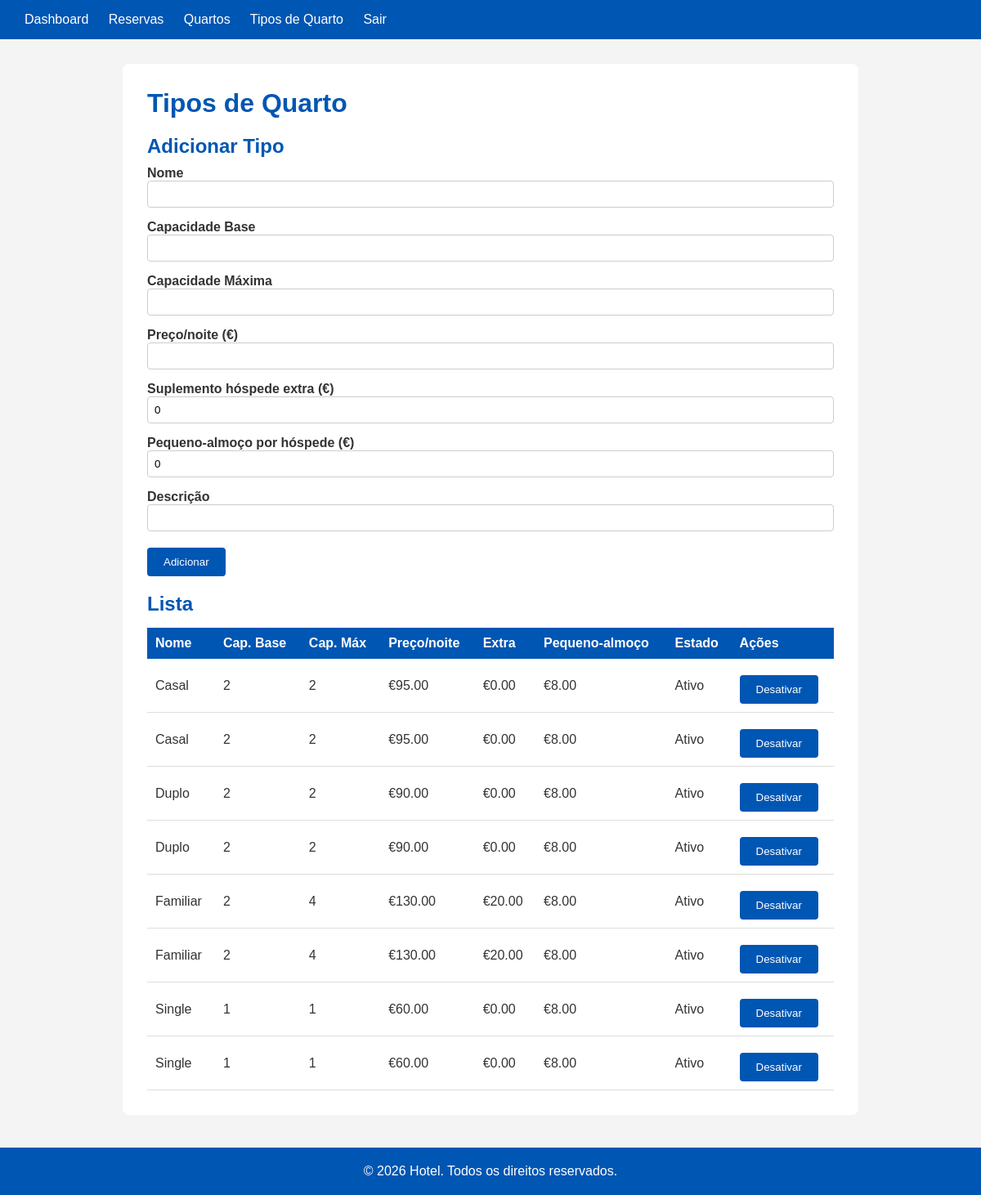
Page /admin/tipos-quarto.php (signed in) on the committed database.
### tables this page shows
CREATE TABLE `tipos_quarto` (
  `id` int(11) NOT NULL AUTO_INCREMENT,
  `nome` varchar(80) NOT NULL,
  `capacidade_base` int(11) NOT NULL,
  `capacidade_maxima` int(11) NOT NULL,
  `preco_diaria` decimal(8,2) NOT NULL,
  `preco_hospede_extra` decimal(8,2) NOT NULL DEFAULT 0.00,
  `preco_pequeno_almoco` decimal(8,2) NOT NULL DEFAULT 0.00,
  `descricao` text DEFAULT NULL,
  `ativo` tinyint(1) NOT NULL DEFAULT 1,
  PRIMARY KEY (`id`)
);

### includes/helpers.php (called while the page is built, shortened)
<?php
 function h($texto) {
     return htmlspecialchars($texto, ENT_QUOTES, 'UTF-8');
 }
 ?>

### admin/tipos-quarto.php (the view, shortened to what this page needs)
<?php
 require_once '../includes/db.php';
 require_once '../includes/helpers.php';
 $tipos = mysqli_query($conn, "SELECT * FROM tipos_quarto ORDER BY nome");
 ?>
 <!DOCTYPE html>
 <html lang="pt">
 <head>
     <link rel="stylesheet" href="../includes/style.css">
 </head>
 <body>
     <header>
         <a href="index.php">Dashboard</a>
         <a href="reservas.php">Reservas</a>
         <a href="quartos.php">Quartos</a>
         <a href="tipos-quarto.php">Tipos de Quarto</a>
         <a href="../auth/logout.php">Sair</a>
     </header>
     <main>
         <h1>Tipos de Quarto</h1>
         <h2>Adicionar Tipo</h2>
         <form method="POST">
             <label>Nome <input type="text" name="nome" required></label>
             <label>Capacidade Base <input type="number" name="capacidade_base" min="1" required></label>
             <label>Capacidade Máxima <input type="number" name="capacidade_maxima" min="1" required></label>
             <label>Preço/noite (€) <input type="number" name="preco_diaria" step="0.01" min="0" required></label>
             <label>Suplemento hóspede extra (€) <input type="number" name="preco_hospede_extra" step="0.01" min="0" value="0"></label>
             <label>Pequeno-almoço por hóspede (€) <input type="number" name="preco_pequeno_almoco" step="0.01" min="0" value="0"></label>
             <label>Descrição <input type="text" name="descricao"></label>
             <button type="submit">Adicionar</button>
         </form>
         <h2>Lista</h2>
         <table>
             <tr>
                 <th>Nome</th>
                 <th>Cap. Base</th>
                 <th>Cap. Máx</th>
                 <th>Preço/noite</th>
                 <th>Extra</th>
                 <th>Pequeno-almoço</th>
                 <th>Estado</th>
                 <th>Ações</th>
             </tr>
             <?php while ($t = mysqli_fetch_assoc($tipos)): ?>
             <tr>
                 <td><?= h($t['nome']) ?></td>
                 <td><?= $t['capacidade_base'] ?></td>
                 <td><?= $t['capacidade_maxima'] ?></td>
                 <td>€<?= number_format($t['preco_diaria'], 2) ?></td>
                 <td>€<?= number_format($t['preco_hospede_extra'], 2) ?></td>
                 <td>€<?= number_format($t['preco_pequeno_almoco'], 2) ?></td>
                 <td><?= $t['ativo'] ? 'Ativo' : 'Inativo' ?></td>
                 <td>
                     <?php if ($t['ativo']): ?>
                         <form method="POST" style="display:inline">
                             <button type="submit">Desativar</button>
                         </form>
                     <?php endif; ?>
                 </td>
             </tr>
             <?php endwhile; ?>
         </table>
     </main>
     <footer>
         <p>&copy; 2026 Hotel. Todos os direitos reservados.</p>
     </footer>
 </body>
 </html>

### includes/style.css (style rules this page uses)
* { margin: 0; padding: 0; box-sizing: border-box; }
body { font-family: Arial, sans-serif; background-color: #f4f4f4; color: #333; }
header, nav.topo { background-color: #0056b3; padding: 15px 30px; color: white; }
header a, nav.topo a { color: white; text-decoration: none; margin-right: 20px; }
main { max-width: 900px; margin: 30px auto; background: white; padding: 30px; border-radius: 8px; }
h1 { color: #0056b3; margin-bottom: 20px; }
h2 { color: #0056b3; margin: 20px 0 10px; }
table { width: 100%; border-collapse: collapse; margin-top: 15px; }
table th { background-color: #0056b3; color: white; padding: 10px; text-align: left; }
table td { padding: 10px; border-bottom: 1px solid #ddd; }
form label { display: block; margin: 10px 0 5px; font-weight: bold; }
form input, form select { width: 100%; padding: 8px; border: 1px solid #ccc; border-radius: 4px; margin-bottom: 5px; }
button[type="submit"], .btn { background-color: #0056b3; color: white; padding: 10px 20px; border: none; border-radius: 4px; cursor: pointer; margin-top: 10px; }
a { color: #0056b3; }
footer { text-align: center; padding: 20px; background-color: #0056b3; color: white; margin-top: 40px; }

### rows in the picture
tipos_quarto: nome "Casal", capacidade_base "2", capacidade_maxima "2", preco_diaria "95.00", preco_hospede_extra "0.00", preco_pequeno_almoco "8.00", ativo "Ativo"
tipos_quarto: nome "Casal", capacidade_base "2", capacidade_maxima "2", preco_diaria "95.00", preco_hospede_extra "0.00", preco_pequeno_almoco "8.00", ativo "Ativo"
tipos_quarto: nome "Duplo", capacidade_base "2", capacidade_maxima "2", preco_diaria "90.00", preco_hospede_extra "0.00", preco_pequeno_almoco "8.00", ativo "Ativo"
tipos_quarto: nome "Duplo", capacidade_base "2", capacidade_maxima "2", preco_diaria "90.00", preco_hospede_extra "0.00", preco_pequeno_almoco "8.00", ativo "Ativo"
tipos_quarto: nome "Familiar", capacidade_base "2", capacidade_maxima "4", preco_diaria "130.00", preco_hospede_extra "20.00", preco_pequeno_almoco "8.00", ativo "Ativo"
tipos_quarto: nome "Familiar", capacidade_base "2", capacidade_maxima "4", preco_diaria "130.00", preco_hospede_extra "20.00", preco_pequeno_almoco "8.00", ativo "Ativo"
tipos_quarto: nome "Single", capacidade_base "1", capacidade_maxima "1", preco_diaria "60.00", preco_hospede_extra "0.00", preco_pequeno_almoco "8.00", ativo "Ativo"
tipos_quarto: nome "Single", capacidade_base "1", capacidade_maxima "1", preco_diaria "60.00", preco_hospede_extra "0.00", preco_pequeno_almoco "8.00", ativo "Ativo"
